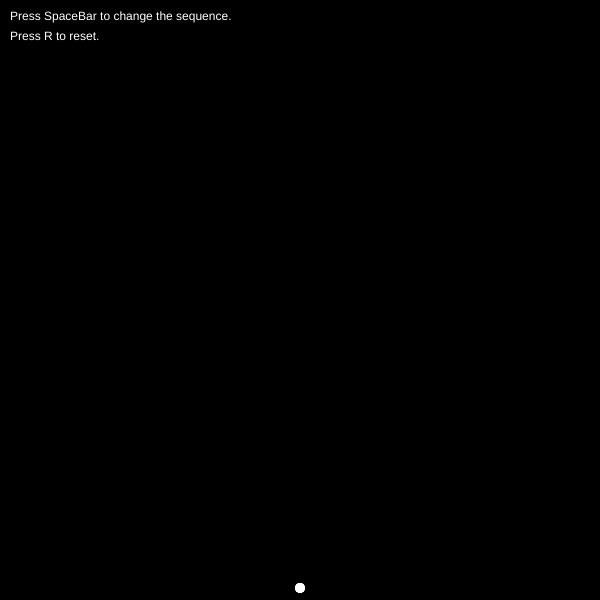
Frame 1 (no input)
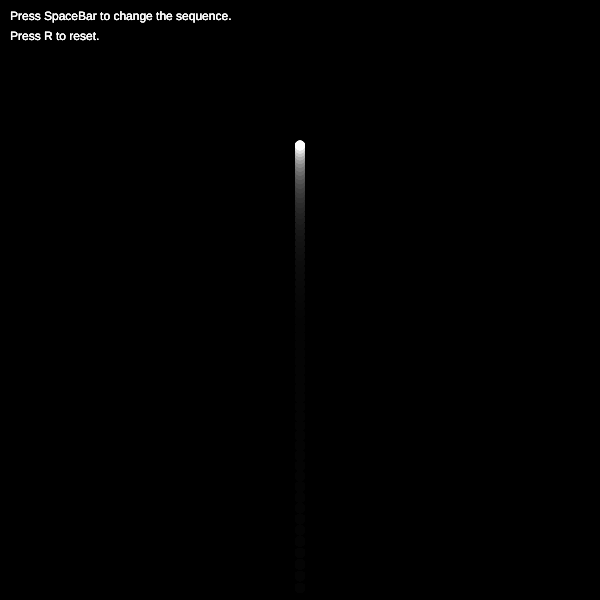
Frame 60 (no input)
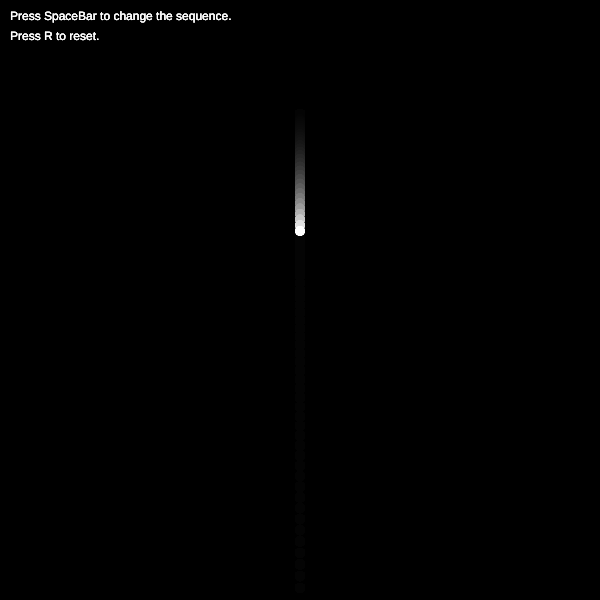
Frame 120 (the mouse pressed at the canvas centre since frame 60)

The p5.js sketch that drew these frames (run headless with seeded random() and noise() and a simulated clock; from frame 60 on, the mouse is pressed at the canvas centre):

// p5.js sketch
// ── sketch.js
// IMA NYU Shanghai
// The Nature of Code
// MOQN
// Feb 17 2017


var NUM_OF_CIRCLES = 50;
var circles = [];


function setup() {
  createCanvas(600, 600);
  background(0);
  // create Circle object of quantity of NUM_OF_CIRCLES
  // and push them in the circles array
  for (var i = 0; i < NUM_OF_CIRCLES; i++) {
    circles.push(new Circle(width / 2, height, 0, -12));
  }
}


function draw() {
  // add transparency to create a trail
  background(0, 30);
  for (var i = 0; i < circles.length; i++) {
    circles[i].run();
  }
  fill(255);
  text("Press SpaceBar to change the sequence.", 10, 20);
  text("Press R to reset.", 10, 40);
}


function keyPressed() {
  print(key);
  // press space bar to change the sequence
  if (key == " ") {
    for (var i = 0; i < circles.length; i++) {
      circles[i].seq++;
    }
  } else if (key == "R") { // reset
    // to make the array empty again
    circles = [];
    // add circles again 
    for (var i = 0; i < NUM_OF_CIRCLES; i++) {
      circles.push(new Circle(width / 2, height, 0, -12));
    }
  }
}
// ── Circle.js
// required to use the es6 model
"use strict";

class Circle {
  // the constructor function can be used in form of
  // new Circle(x, y, xspd, yspd)
  // as it is in the setup function of sketch.js
  constructor(x, y, xspd, yspd) {
    this.x = x;
    this.y = y;
    this.dia = random(5, 10);
    this.xspeed = xspd;
    this.yspeed = yspd;
    // to make the circles scattered
    this.distance = 0;
    // to control the sequences
    this.seq = 0;
    this.isExploded = false;
  }
  move() {
    this.x += this.xspeed;
    this.y += this.yspeed;
  }
  explode() {
    this.isExploded = true;
    this.xspeed = random(-1, 1) * 22;
    this.yspeed = random(-1, 1) * 22;
  }
  applyGravity(g) {
    this.yspeed += g;
  }
  reduceSpeed(amt) {
    this.xspeed *= amt;
    this.yspeed *= amt;
  }
  displayNormal() {
    push();
    fill(255);
    noStroke();
    ellipse(this.x, this.y, this.dia, this.dia);
    pop();
  }
  displayAfterExp() {
    this.distance += 0.6;
    for (var angle = 0; angle < 360; angle += 72) {
      push();
      // move the origin of the rotation 
      // to the center of the cirlce
      translate(this.x, this.y);
      // must pass radians in the rotate() function
      // but the angle variable is in the degree form
      // rotation to spin around the cirlces
      rotate(radians(frameCount));
      // rotation to move the circle by degree angle
      rotate(radians(angle));
      // fade out the color of circle gradually
      fill(255 - this.distance * 4);
      noStroke();
      ellipse(0, 0 + this.distance, this.dia, this.dia);
      // extra graphics. Try out!
      /*
      ellipse(0, 0, 5, 5);
      stroke(255 - this.distance * 4);
      line(0,0, 0, 0 + this.distance);
      */
      pop();
    }
  }
  run() {
    switch (this.seq) {
      case 0:
        this.move();
        this.applyGravity(0.15);
        this.displayNormal();
        break;
      case 1:
        // check if the cirlce hasn't exploded yet
        if (this.isExploded == false) {
          this.explode();
        }
        this.move();
        this.reduceSpeed(0.9);
        this.applyGravity(0.15);
        this.displayNormal();
        break;
      // any other cases, except for 0 and 1
      default: 
        this.move();
        this.reduceSpeed(0.7);
        this.displayAfterExp();
        break;
    }
  }
}
